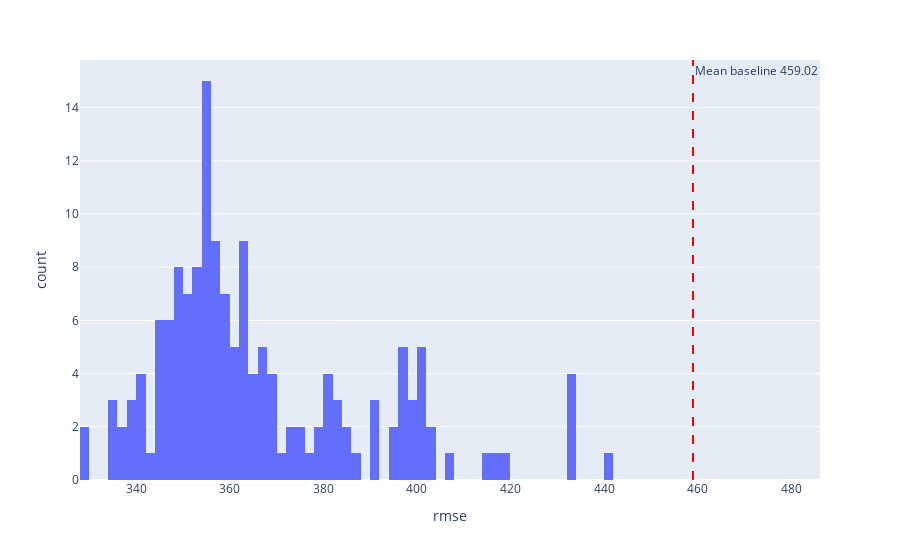

The cell this chart's notebook holds for it:
### Code cell
if filter_only_replicates:
    mean_rmse = filtered_results.groupby("pipeline_hash").agg({metric: "mean"})
    min_mean_rmse = mean_rmse[metric].min()
    max_mean_rmse = mean_rmse[metric].max()
    fig = threshold_histogram(mean_rmse, metric, min_mean_rmse, max_mean_rmse, perf_of_mean)
    fig.show()

### Figure 1 — Plotly figure (JSON) as saved in the notebook; plotly's stock layout.template omitted (floating-point values rounded to 4 significant figures; data arrays with more than 128 entries replaced by an {"elided": "..."} marker saying what was removed)
{"data": [{"alignmentgroup": "True", "bingroup": "x", "hovertemplate": "rmse=%{x}<br>count=%{y}<extra></extra>", "legendgroup": "", "marker": {"color": "#636efa", "pattern": {"shape": ""}}, "name": "", "nbinsx": 100, "offsetgroup": "", "orientation": "v", "showlegend": false, "type": "histogram", "x": {"elided": "155 float values"}, "xaxis": "x", "yaxis": "y"}], "layout": {"annotations": [{"showarrow": false, "text": "Mean baseline 459.02", "x": 459.0, "xanchor": "left", "xref": "x", "y": 1, "yanchor": "top", "yref": "y domain"}], "barmode": "relative", "legend": {"tracegroupgap": 0}, "margin": {"t": 60}, "shapes": [{"line": {"color": "red", "dash": "dash"}, "type": "line", "x0": 459.0, "x1": 459.0, "xref": "x", "y0": 0, "y1": 1, "yref": "y domain"}], "xaxis": {"anchor": "y", "domain": [0, 1], "title": {"text": "rmse"}}, "yaxis": {"anchor": "x", "domain": [0, 1], "title": {"text": "count"}}}}
